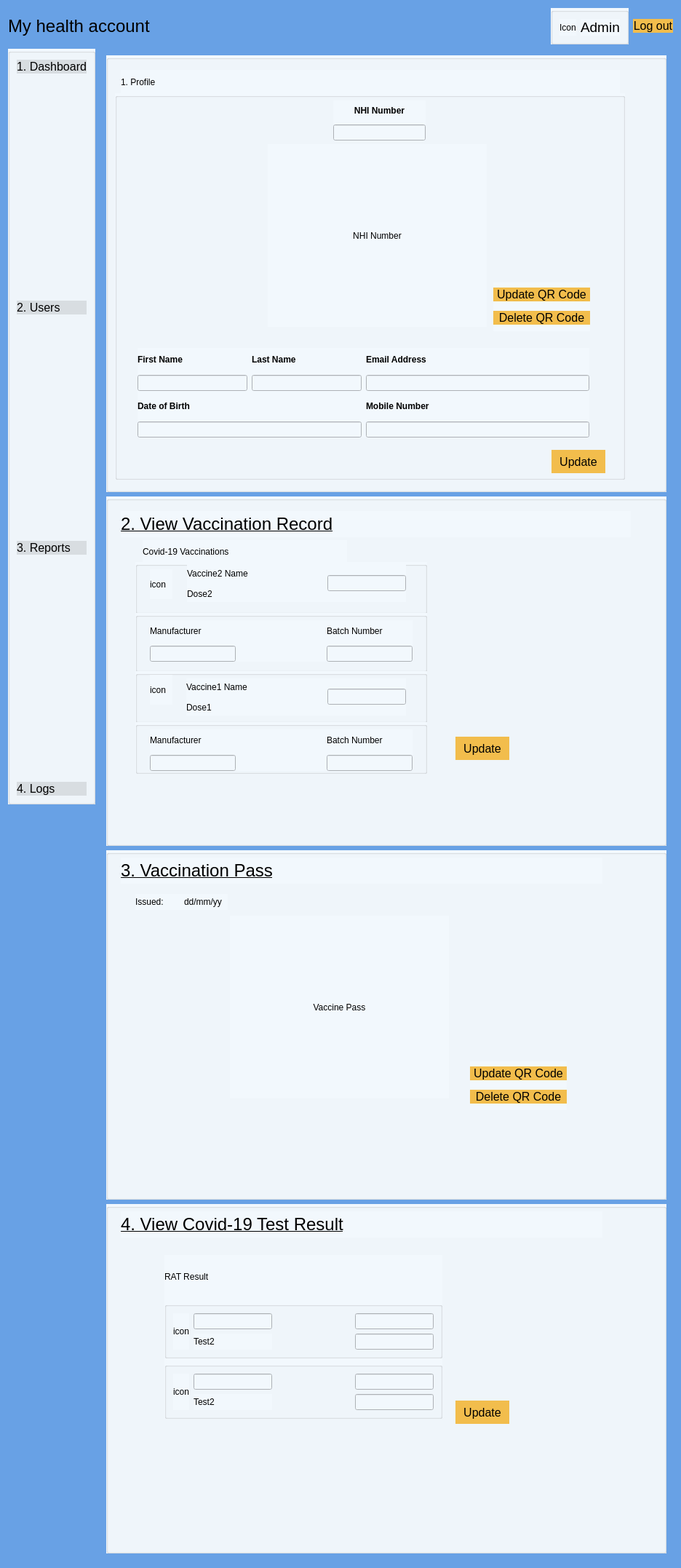
<?xml version="1.0" encoding="UTF-8"?>
<ui version="4.0">
 <class>AdminUserDetail3</class>
 <widget class="QDialog" name="AdminUserDetail3">
  <property name="geometry">
   <rect>
    <x>0</x>
    <y>0</y>
    <width>936</width>
    <height>2154</height>
   </rect>
  </property>
  <property name="windowTitle">
   <string>Dialog</string>
  </property>
  <property name="styleSheet">
   <string notr="true">background-color: rgb(104, 161, 229);</string>
  </property>
  <layout class="QGridLayout" name="gridLayout">
   <item row="0" column="0" colspan="2">
    <widget class="QPushButton" name="pushButtonMyHealthAccount">
     <property name="styleSheet">
      <string notr="true">QPushButton {
	background-color: rgb(104, 161, 229); 
	border: none; 
	color: rgb(0, 0, 0); 
	font: 24px;
	text-align: left;
} 

</string>
     </property>
     <property name="text">
      <string>My health account </string>
     </property>
    </widget>
   </item>
   <item row="0" column="2">
    <spacer name="horizontalSpacer">
     <property name="orientation">
      <enum>Qt::Horizontal</enum>
     </property>
     <property name="sizeHint" stdset="0">
      <size>
       <width>508</width>
       <height>20</height>
      </size>
     </property>
    </spacer>
   </item>
   <item row="0" column="3">
    <widget class="QGroupBox" name="groupBox_6">
     <property name="styleSheet">
      <string notr="true">background-color: rgb(242, 248, 253)</string>
     </property>
     <property name="title">
      <string/>
     </property>
     <layout class="QHBoxLayout" name="horizontalLayout_2">
      <item>
       <layout class="QHBoxLayout" name="horizontalLayout">
        <item>
         <widget class="QLabel" name="labelIconUser">
          <property name="styleSheet">
           <string notr="true">background-color: rgb(242, 248, 253)</string>
          </property>
          <property name="text">
           <string>Icon</string>
          </property>
         </widget>
        </item>
        <item>
         <widget class="QLabel" name="label_17">
          <property name="font">
           <font>
            <family>.AppleSystemUIFont</family>
            <pointsize>14</pointsize>
            <italic>false</italic>
            <bold>false</bold>
           </font>
          </property>
          <property name="styleSheet">
           <string notr="true">font: 14pt &quot;.AppleSystemUIFont&quot;;
background-color: rgb(242, 248, 253)</string>
          </property>
          <property name="text">
           <string>Admin</string>
          </property>
         </widget>
        </item>
       </layout>
      </item>
     </layout>
    </widget>
   </item>
   <item row="0" column="4">
    <widget class="QPushButton" name="pushButtonLogout">
     <property name="styleSheet">
      <string notr="true">QPushButton {

    background-color: rgb(242, 189, 76); 

    border: none; 

    color: rgb(0, 0, 0); 

    font: 16px;

} 

QPushButton:hover { 

    background-color: rgb(245, 149, 66); 

    border: none; 

    color: rgb(0, 43, 255); 

}</string>
     </property>
     <property name="text">
      <string>Log out</string>
     </property>
    </widget>
   </item>
   <item row="1" column="0">
    <layout class="QVBoxLayout" name="verticalLayout_2">
     <item>
      <widget class="QGroupBox" name="groupBox_2">
       <property name="styleSheet">
        <string notr="true">background-color: rgb(242, 248, 253)</string>
       </property>
       <property name="title">
        <string/>
       </property>
       <layout class="QVBoxLayout" name="verticalLayout">
        <item>
         <widget class="QPushButton" name="pushButtonDashboard">
          <property name="styleSheet">
           <string notr="true">QPushButton {
	background-color: rgb(0, 0, 0,0.1); 
	border: none; 
	color: rgb(0, 0, 0); 
	font: 16px;
	text-align: left;
} 

QPushButton:hover { 
	background-color: rgb(0, 0, 0, 0.1); 
	border: none; 
	color: rgb(0, 43, 255); 
}
</string>
          </property>
          <property name="text">
           <string>1. Dashboard</string>
          </property>
         </widget>
        </item>
        <item>
         <spacer name="verticalSpacer_4">
          <property name="orientation">
           <enum>Qt::Vertical</enum>
          </property>
          <property name="sizeHint" stdset="0">
           <size>
            <width>20</width>
            <height>13</height>
           </size>
          </property>
         </spacer>
        </item>
        <item>
         <widget class="QPushButton" name="pushButtonUsers">
          <property name="styleSheet">
           <string notr="true">QPushButton {
	background-color: rgb(0, 0, 0,0.1); 
	border: none; 
	color: rgb(0, 0, 0); 
	font: 16px;
	text-align: left;
} 

QPushButton:hover { 
	background-color: rgb(0, 0, 0, 0.1); 
	border: none; 
	color: rgb(0, 43, 255); 
}
</string>
          </property>
          <property name="text">
           <string>2. Users</string>
          </property>
         </widget>
        </item>
        <item>
         <spacer name="verticalSpacer_5">
          <property name="orientation">
           <enum>Qt::Vertical</enum>
          </property>
          <property name="sizeHint" stdset="0">
           <size>
            <width>20</width>
            <height>13</height>
           </size>
          </property>
         </spacer>
        </item>
        <item>
         <widget class="QPushButton" name="pushButtonReports">
          <property name="styleSheet">
           <string notr="true">QPushButton {
	background-color: rgb(0, 0, 0,0.1); 
	border: none; 
	color: rgb(0, 0, 0); 
	font: 16px;
	text-align: left;
} 

QPushButton:hover { 
	background-color: rgb(0, 0, 0, 0.1); 
	border: none; 
	color: rgb(0, 43, 255); 
}
</string>
          </property>
          <property name="text">
           <string>3. Reports</string>
          </property>
         </widget>
        </item>
        <item>
         <spacer name="verticalSpacer_6">
          <property name="orientation">
           <enum>Qt::Vertical</enum>
          </property>
          <property name="sizeHint" stdset="0">
           <size>
            <width>20</width>
            <height>13</height>
           </size>
          </property>
         </spacer>
        </item>
        <item>
         <widget class="QPushButton" name="pushButtonLogs">
          <property name="styleSheet">
           <string notr="true">QPushButton {
	background-color: rgb(0, 0, 0,0.1); 
	border: none; 
	color: rgb(0, 0, 0); 
	font: 16px;
	text-align: left;
} 

QPushButton:hover { 
	background-color: rgb(0, 0, 0, 0.1); 
	border: none; 
	color: rgb(0, 43, 255); 
}
</string>
          </property>
          <property name="text">
           <string>4. Logs</string>
          </property>
         </widget>
        </item>
       </layout>
      </widget>
     </item>
     <item>
      <spacer name="verticalSpacer">
       <property name="orientation">
        <enum>Qt::Vertical</enum>
       </property>
       <property name="sizeHint" stdset="0">
        <size>
         <width>20</width>
         <height>138</height>
        </size>
       </property>
      </spacer>
     </item>
    </layout>
   </item>
   <item row="1" column="1" colspan="4">
    <widget class="QScrollArea" name="scrollArea">
     <property name="frameShape">
      <enum>QFrame::NoFrame</enum>
     </property>
     <property name="widgetResizable">
      <bool>true</bool>
     </property>
     <widget class="QWidget" name="scrollAreaWidgetContents">
      <property name="geometry">
       <rect>
        <x>0</x>
        <y>0</y>
        <width>789</width>
        <height>2073</height>
       </rect>
      </property>
      <layout class="QGridLayout" name="gridLayout_2">
       <item row="2" column="0">
        <widget class="QGroupBox" name="groupBox_3">
         <property name="minimumSize">
          <size>
           <width>500</width>
           <height>400</height>
          </size>
         </property>
         <property name="styleSheet">
          <string notr="true">background-color: rgb(242, 248, 253)</string>
         </property>
         <property name="title">
          <string/>
         </property>
         <widget class="QWidget" name="layoutWidget_4">
          <property name="geometry">
           <rect>
            <x>20</x>
            <y>10</y>
            <width>662</width>
            <height>36</height>
           </rect>
          </property>
          <layout class="QHBoxLayout" name="horizontalLayout_7">
           <item>
            <widget class="QLabel" name="label_13">
             <property name="font">
              <font>
               <family>.AppleSystemUIFont</family>
               <pointsize>18</pointsize>
               <italic>false</italic>
               <bold>false</bold>
               <underline>true</underline>
              </font>
             </property>
             <property name="styleSheet">
              <string notr="true">font: 18pt &quot;.AppleSystemUIFont&quot;;
background-color: rgb(242, 248, 253)</string>
             </property>
             <property name="text">
              <string>3. Vaccination Pass</string>
             </property>
            </widget>
           </item>
           <item>
            <spacer name="horizontalSpacer_4">
             <property name="orientation">
              <enum>Qt::Horizontal</enum>
             </property>
             <property name="sizeHint" stdset="0">
              <size>
               <width>348</width>
               <height>20</height>
              </size>
             </property>
            </spacer>
           </item>
          </layout>
         </widget>
         <widget class="QLabel" name="labelVaccinePass">
          <property name="geometry">
           <rect>
            <x>170</x>
            <y>90</y>
            <width>301</width>
            <height>251</height>
           </rect>
          </property>
          <property name="autoFillBackground">
           <bool>false</bool>
          </property>
          <property name="styleSheet">
           <string notr="true">background-color: rgb(242, 248, 253)</string>
          </property>
          <property name="text">
           <string>Vaccine Pass</string>
          </property>
          <property name="alignment">
           <set>Qt::AlignCenter</set>
          </property>
         </widget>
         <widget class="QWidget" name="layoutWidget">
          <property name="geometry">
           <rect>
            <x>40</x>
            <y>60</y>
            <width>127</width>
            <height>22</height>
           </rect>
          </property>
          <layout class="QHBoxLayout" name="horizontalLayout_4">
           <item>
            <widget class="QLabel" name="label">
             <property name="styleSheet">
              <string notr="true">background-color: rgb(242, 248, 253)</string>
             </property>
             <property name="text">
              <string>Issued: </string>
             </property>
            </widget>
           </item>
           <item>
            <widget class="QLabel" name="label_7">
             <property name="styleSheet">
              <string notr="true">background-color: rgb(242, 248, 253)</string>
             </property>
             <property name="text">
              <string>dd/mm/yy</string>
             </property>
            </widget>
           </item>
          </layout>
         </widget>
         <widget class="QWidget" name="layoutWidget">
          <property name="geometry">
           <rect>
            <x>500</x>
            <y>290</y>
            <width>133</width>
            <height>67</height>
           </rect>
          </property>
          <layout class="QVBoxLayout" name="verticalLayout_23">
           <item>
            <widget class="QPushButton" name="pushButtonUpdateQRVaccinePass">
             <property name="styleSheet">
              <string notr="true">QPushButton {

    background-color: rgb(242, 189, 76); 

    border: none; 

    color: rgb(0, 0, 0); 

    font: 16px;

} 

QPushButton:hover { 

    background-color: rgb(245, 149, 66); 

    border: none; 

    color: rgb(0, 43, 255); 

}</string>
             </property>
             <property name="text">
              <string>Update QR Code</string>
             </property>
            </widget>
           </item>
           <item>
            <widget class="QPushButton" name="pushButtonDeleteQRVaccinePass">
             <property name="styleSheet">
              <string notr="true">QPushButton {

    background-color: rgb(242, 189, 76); 

    border: none; 

    color: rgb(0, 0, 0); 

    font: 16px;

} 

QPushButton:hover { 

    background-color: rgb(245, 149, 66); 

    border: none; 

    color: rgb(0, 43, 255); 

}</string>
             </property>
             <property name="text">
              <string>Delete QR Code</string>
             </property>
            </widget>
           </item>
          </layout>
         </widget>
        </widget>
       </item>
       <item row="0" column="0">
        <widget class="QGroupBox" name="groupBox">
         <property name="minimumSize">
          <size>
           <width>500</width>
           <height>600</height>
          </size>
         </property>
         <property name="styleSheet">
          <string notr="true">background-color: rgb(242, 248, 253)</string>
         </property>
         <property name="title">
          <string/>
         </property>
         <widget class="QGroupBox" name="groupBox_4">
          <property name="geometry">
           <rect>
            <x>12</x>
            <y>52</y>
            <width>701</width>
            <height>531</height>
           </rect>
          </property>
          <property name="styleSheet">
           <string notr="true">background-color: rgb(242, 248, 253)</string>
          </property>
          <property name="title">
           <string/>
          </property>
          <widget class="QLabel" name="labelQRCode">
           <property name="geometry">
            <rect>
             <x>210</x>
             <y>70</y>
             <width>301</width>
             <height>251</height>
            </rect>
           </property>
           <property name="autoFillBackground">
            <bool>false</bool>
           </property>
           <property name="styleSheet">
            <string notr="true">background-color: rgb(242, 248, 253)</string>
           </property>
           <property name="text">
            <string>NHI Number</string>
           </property>
           <property name="alignment">
            <set>Qt::AlignCenter</set>
           </property>
          </widget>
          <widget class="QPushButton" name="pushButtonUpdate">
           <property name="geometry">
            <rect>
             <x>600</x>
             <y>490</y>
             <width>74</width>
             <height>32</height>
            </rect>
           </property>
           <property name="styleSheet">
            <string notr="true">QPushButton {

    background-color: rgb(242, 189, 76); 

    border: none; 

    color: rgb(0, 0, 0); 

    font: 16px;

} 

QPushButton:hover { 

    background-color: rgb(245, 149, 66); 

    border: none; 

    color: rgb(0, 43, 255); 

}</string>
           </property>
           <property name="text">
            <string>Update</string>
           </property>
          </widget>
          <widget class="QWidget" name="layoutWidget">
           <property name="geometry">
            <rect>
             <x>300</x>
             <y>10</y>
             <width>127</width>
             <height>55</height>
            </rect>
           </property>
           <layout class="QVBoxLayout" name="verticalLayout_7">
            <item>
             <widget class="QLabel" name="labelNHINumberTitle">
              <property name="font">
               <font>
                <bold>true</bold>
               </font>
              </property>
              <property name="styleSheet">
               <string notr="true">background-color: rgb(242, 248, 253)</string>
              </property>
              <property name="text">
               <string>NHI Number</string>
              </property>
              <property name="alignment">
               <set>Qt::AlignCenter</set>
              </property>
             </widget>
            </item>
            <item>
             <widget class="QLineEdit" name="lineEditNHINumber">
              <property name="styleSheet">
               <string notr="true">background-color: rgb(242, 248, 253)</string>
              </property>
             </widget>
            </item>
           </layout>
          </widget>
          <widget class="QLabel" name="label_10">
           <property name="geometry">
            <rect>
             <x>201</x>
             <y>721</y>
             <width>37</width>
             <height>16</height>
            </rect>
           </property>
           <property name="font">
            <font>
             <bold>true</bold>
            </font>
           </property>
           <property name="text">
            <string>Name</string>
           </property>
          </widget>
          <widget class="QWidget" name="layoutWidget">
           <property name="geometry">
            <rect>
             <x>31</x>
             <y>350</y>
             <width>621</width>
             <height>123</height>
            </rect>
           </property>
           <layout class="QHBoxLayout" name="horizontalLayout_13">
            <item>
             <layout class="QVBoxLayout" name="verticalLayout_14">
              <item>
               <layout class="QHBoxLayout" name="horizontalLayout_5">
                <item>
                 <layout class="QVBoxLayout" name="verticalLayout_13">
                  <item>
                   <widget class="QLabel" name="label_2">
                    <property name="font">
                     <font>
                      <bold>true</bold>
                     </font>
                    </property>
                    <property name="styleSheet">
                     <string notr="true">background-color: rgb(242, 248, 253)</string>
                    </property>
                    <property name="text">
                     <string>First Name</string>
                    </property>
                   </widget>
                  </item>
                  <item>
                   <widget class="QLineEdit" name="lineEditFirstName">
                    <property name="styleSheet">
                     <string notr="true">background-color: rgb(242, 248, 253)</string>
                    </property>
                   </widget>
                  </item>
                 </layout>
                </item>
                <item>
                 <layout class="QVBoxLayout" name="verticalLayout_3">
                  <item>
                   <widget class="QLabel" name="label_18">
                    <property name="font">
                     <font>
                      <bold>true</bold>
                     </font>
                    </property>
                    <property name="styleSheet">
                     <string notr="true">background-color: rgb(242, 248, 253)</string>
                    </property>
                    <property name="text">
                     <string>Last Name</string>
                    </property>
                   </widget>
                  </item>
                  <item>
                   <widget class="QLineEdit" name="lineEditLastName">
                    <property name="styleSheet">
                     <string notr="true">background-color: rgb(242, 248, 253)</string>
                    </property>
                   </widget>
                  </item>
                 </layout>
                </item>
               </layout>
              </item>
              <item>
               <layout class="QVBoxLayout" name="verticalLayout_4">
                <item>
                 <widget class="QLabel" name="label_4">
                  <property name="font">
                   <font>
                    <bold>true</bold>
                   </font>
                  </property>
                  <property name="styleSheet">
                   <string notr="true">background-color: rgb(242, 248, 253)</string>
                  </property>
                  <property name="text">
                   <string>Date of Birth</string>
                  </property>
                 </widget>
                </item>
                <item>
                 <widget class="QLineEdit" name="lineEditBirthday">
                  <property name="styleSheet">
                   <string notr="true">background-color: rgb(242, 248, 253)</string>
                  </property>
                 </widget>
                </item>
               </layout>
              </item>
             </layout>
            </item>
            <item>
             <layout class="QVBoxLayout" name="verticalLayout_21">
              <item>
               <layout class="QVBoxLayout" name="verticalLayout_5">
                <item>
                 <widget class="QLabel" name="label_3">
                  <property name="font">
                   <font>
                    <bold>true</bold>
                   </font>
                  </property>
                  <property name="styleSheet">
                   <string notr="true">background-color: rgb(242, 248, 253)</string>
                  </property>
                  <property name="text">
                   <string>Email Address</string>
                  </property>
                 </widget>
                </item>
                <item>
                 <widget class="QLineEdit" name="lineEditEmail">
                  <property name="styleSheet">
                   <string notr="true">background-color: rgb(242, 248, 253)</string>
                  </property>
                 </widget>
                </item>
               </layout>
              </item>
              <item>
               <layout class="QVBoxLayout" name="verticalLayout_6">
                <item>
                 <widget class="QLabel" name="label_5">
                  <property name="font">
                   <font>
                    <bold>true</bold>
                   </font>
                  </property>
                  <property name="styleSheet">
                   <string notr="true">background-color: rgb(242, 248, 253)</string>
                  </property>
                  <property name="text">
                   <string>Mobile Number</string>
                  </property>
                 </widget>
                </item>
                <item>
                 <widget class="QLineEdit" name="lineEditPhone">
                  <property name="styleSheet">
                   <string notr="true">background-color: rgb(242, 248, 253)</string>
                  </property>
                 </widget>
                </item>
               </layout>
              </item>
             </layout>
            </item>
           </layout>
          </widget>
          <widget class="QWidget" name="layoutWidget">
           <property name="geometry">
            <rect>
             <x>520</x>
             <y>260</y>
             <width>133</width>
             <height>67</height>
            </rect>
           </property>
           <layout class="QVBoxLayout" name="verticalLayout_22">
            <item>
             <widget class="QPushButton" name="pushButtonUpdateQRNHI">
              <property name="styleSheet">
               <string notr="true">QPushButton {

    background-color: rgb(242, 189, 76); 

    border: none; 

    color: rgb(0, 0, 0); 

    font: 16px;

} 

QPushButton:hover { 

    background-color: rgb(245, 149, 66); 

    border: none; 

    color: rgb(0, 43, 255); 

}</string>
              </property>
              <property name="text">
               <string>Update QR Code</string>
              </property>
             </widget>
            </item>
            <item>
             <widget class="QPushButton" name="pushButtonDeletepushButtonQRNHI">
              <property name="styleSheet">
               <string notr="true">QPushButton {

    background-color: rgb(242, 189, 76); 

    border: none; 

    color: rgb(0, 0, 0); 

    font: 16px;

} 

QPushButton:hover { 

    background-color: rgb(245, 149, 66); 

    border: none; 

    color: rgb(0, 43, 255); 

}</string>
              </property>
              <property name="text">
               <string>Delete QR Code</string>
              </property>
             </widget>
            </item>
           </layout>
          </widget>
         </widget>
         <widget class="QWidget" name="layoutWidget_3">
          <property name="geometry">
           <rect>
            <x>20</x>
            <y>20</y>
            <width>686</width>
            <height>33</height>
           </rect>
          </property>
          <layout class="QHBoxLayout" name="horizontalLayout_6">
           <item>
            <widget class="QLabel" name="labelDashboard_2">
             <property name="styleSheet">
              <string notr="true">font: 16pt &quot;.AppleSystemUIFont&quot;;
background-color: rgb(242, 248, 253)</string>
             </property>
             <property name="text">
              <string>1. Profile</string>
             </property>
            </widget>
           </item>
           <item>
            <spacer name="horizontalSpacer_2">
             <property name="orientation">
              <enum>Qt::Horizontal</enum>
             </property>
             <property name="sizeHint" stdset="0">
              <size>
               <width>618</width>
               <height>20</height>
              </size>
             </property>
            </spacer>
           </item>
          </layout>
         </widget>
        </widget>
       </item>
       <item row="3" column="0">
        <widget class="QGroupBox" name="groupBox_7">
         <property name="minimumSize">
          <size>
           <width>500</width>
           <height>350</height>
          </size>
         </property>
         <property name="styleSheet">
          <string notr="true">background-color: rgb(242, 248, 253)</string>
         </property>
         <property name="title">
          <string/>
         </property>
         <widget class="QWidget" name="layoutWidget_5">
          <property name="geometry">
           <rect>
            <x>20</x>
            <y>10</y>
            <width>662</width>
            <height>36</height>
           </rect>
          </property>
          <layout class="QHBoxLayout" name="horizontalLayout_8">
           <item>
            <widget class="QLabel" name="label_15">
             <property name="font">
              <font>
               <family>.AppleSystemUIFont</family>
               <pointsize>18</pointsize>
               <italic>false</italic>
               <bold>false</bold>
               <underline>true</underline>
              </font>
             </property>
             <property name="styleSheet">
              <string notr="true">font: 18pt &quot;.AppleSystemUIFont&quot;;
background-color: rgb(242, 248, 253)</string>
             </property>
             <property name="text">
              <string>4. View Covid-19 Test Result</string>
             </property>
            </widget>
           </item>
           <item>
            <spacer name="horizontalSpacer_5">
             <property name="orientation">
              <enum>Qt::Horizontal</enum>
             </property>
             <property name="sizeHint" stdset="0">
              <size>
               <width>348</width>
               <height>20</height>
              </size>
             </property>
            </spacer>
           </item>
          </layout>
         </widget>
         <widget class="QWidget" name="layoutWidget">
          <property name="geometry">
           <rect>
            <x>80</x>
            <y>70</y>
            <width>382</width>
            <height>225</height>
           </rect>
          </property>
          <layout class="QVBoxLayout" name="verticalLayout_11">
           <item>
            <widget class="QLabel" name="label_12">
             <property name="styleSheet">
              <string notr="true">font: 16pt &quot;.AppleSystemUIFont&quot;;
background-color: rgb(242, 248, 253)</string>
             </property>
             <property name="text">
              <string>RAT Result</string>
             </property>
            </widget>
           </item>
           <item>
            <widget class="QGroupBox" name="groupBox_9">
             <property name="styleSheet">
              <string notr="true">background-color: rgb(242, 248, 253)</string>
             </property>
             <property name="title">
              <string/>
             </property>
             <layout class="QGridLayout" name="gridLayout_4">
              <item row="0" column="0">
               <widget class="QLabel" name="labelRATKitImage1">
                <property name="styleSheet">
                 <string notr="true">background-color: rgb(242, 248, 253)</string>
                </property>
                <property name="text">
                 <string>icon</string>
                </property>
               </widget>
              </item>
              <item row="0" column="1">
               <layout class="QHBoxLayout" name="horizontalLayout_16">
                <item>
                 <layout class="QVBoxLayout" name="verticalLayout_17">
                  <item>
                   <widget class="QLineEdit" name="lineEditRAT2Name"/>
                  </item>
                  <item>
                   <widget class="QLabel" name="label_9">
                    <property name="styleSheet">
                     <string notr="true">background-color: rgb(242, 248, 253)</string>
                    </property>
                    <property name="text">
                     <string>Test2</string>
                    </property>
                   </widget>
                  </item>
                 </layout>
                </item>
                <item>
                 <spacer name="horizontalSpacer_12">
                  <property name="orientation">
                   <enum>Qt::Horizontal</enum>
                  </property>
                  <property name="sizeHint" stdset="0">
                   <size>
                    <width>40</width>
                    <height>20</height>
                   </size>
                  </property>
                 </spacer>
                </item>
                <item>
                 <layout class="QVBoxLayout" name="verticalLayout_18">
                  <item>
                   <widget class="QLineEdit" name="lineEditRAT2Date"/>
                  </item>
                  <item>
                   <widget class="QLineEdit" name="lineEditRAT2Result"/>
                  </item>
                 </layout>
                </item>
               </layout>
              </item>
             </layout>
            </widget>
           </item>
           <item>
            <widget class="QGroupBox" name="groupBox_12">
             <property name="styleSheet">
              <string notr="true">background-color: rgb(242, 248, 253)</string>
             </property>
             <property name="title">
              <string/>
             </property>
             <layout class="QGridLayout" name="gridLayout_5">
              <item row="0" column="0">
               <widget class="QLabel" name="labelRATKitImage2">
                <property name="styleSheet">
                 <string notr="true">background-color: rgb(242, 248, 253)</string>
                </property>
                <property name="text">
                 <string>icon</string>
                </property>
               </widget>
              </item>
              <item row="0" column="1">
               <layout class="QHBoxLayout" name="horizontalLayout_17">
                <item>
                 <layout class="QVBoxLayout" name="verticalLayout_19">
                  <item>
                   <widget class="QLineEdit" name="lineEditRAT1Name"/>
                  </item>
                  <item>
                   <widget class="QLabel" name="label_16">
                    <property name="text">
                     <string>Test2</string>
                    </property>
                   </widget>
                  </item>
                 </layout>
                </item>
                <item>
                 <spacer name="horizontalSpacer_13">
                  <property name="orientation">
                   <enum>Qt::Horizontal</enum>
                  </property>
                  <property name="sizeHint" stdset="0">
                   <size>
                    <width>40</width>
                    <height>20</height>
                   </size>
                  </property>
                 </spacer>
                </item>
                <item>
                 <layout class="QVBoxLayout" name="verticalLayout_20">
                  <item>
                   <widget class="QLineEdit" name="lineEditRAT1Date"/>
                  </item>
                  <item>
                   <widget class="QLineEdit" name="lineEditRAT1Result"/>
                  </item>
                 </layout>
                </item>
               </layout>
              </item>
             </layout>
            </widget>
           </item>
          </layout>
         </widget>
         <widget class="QPushButton" name="pushButtonUpdate3">
          <property name="geometry">
           <rect>
            <x>480</x>
            <y>270</y>
            <width>74</width>
            <height>32</height>
           </rect>
          </property>
          <property name="styleSheet">
           <string notr="true">QPushButton {

    background-color: rgb(242, 189, 76); 

    border: none; 

    color: rgb(0, 0, 0); 

    font: 16px;

} 

QPushButton:hover { 

    background-color: rgb(245, 149, 66); 

    border: none; 

    color: rgb(0, 43, 255); 

}</string>
          </property>
          <property name="text">
           <string>Update</string>
          </property>
         </widget>
        </widget>
       </item>
       <item row="1" column="0">
        <widget class="QGroupBox" name="groupBox_5">
         <property name="minimumSize">
          <size>
           <width>500</width>
           <height>400</height>
          </size>
         </property>
         <property name="styleSheet">
          <string notr="true">background-color: rgb(242, 248, 253)</string>
         </property>
         <property name="title">
          <string/>
         </property>
         <widget class="QWidget" name="layoutWidget_6">
          <property name="geometry">
           <rect>
            <x>20</x>
            <y>20</y>
            <width>701</width>
            <height>36</height>
           </rect>
          </property>
          <layout class="QHBoxLayout" name="horizontalLayout_9">
           <item>
            <widget class="QLabel" name="label_8">
             <property name="font">
              <font>
               <family>.AppleSystemUIFont</family>
               <pointsize>18</pointsize>
               <italic>false</italic>
               <bold>false</bold>
               <underline>true</underline>
              </font>
             </property>
             <property name="styleSheet">
              <string notr="true">font: 18pt &quot;.AppleSystemUIFont&quot;;
background-color: rgb(242, 248, 253)</string>
             </property>
             <property name="text">
              <string>2. View Vaccination Record</string>
             </property>
            </widget>
           </item>
           <item>
            <spacer name="horizontalSpacer_3">
             <property name="orientation">
              <enum>Qt::Horizontal</enum>
             </property>
             <property name="sizeHint" stdset="0">
              <size>
               <width>268</width>
               <height>20</height>
              </size>
             </property>
            </spacer>
           </item>
          </layout>
         </widget>
         <widget class="QGroupBox" name="groupBox_10">
          <property name="geometry">
           <rect>
            <x>40</x>
            <y>90</y>
            <width>401</width>
            <height>71</height>
           </rect>
          </property>
          <property name="styleSheet">
           <string notr="true">background-color: rgb(242, 248, 253)</string>
          </property>
          <property name="title">
           <string/>
          </property>
          <widget class="QLabel" name="labelIconVaccine1">
           <property name="geometry">
            <rect>
             <x>20</x>
             <y>10</y>
             <width>31</width>
             <height>41</height>
            </rect>
           </property>
           <property name="styleSheet">
            <string notr="true">background-color: rgb(242, 248, 253)</string>
           </property>
           <property name="text">
            <string>icon</string>
           </property>
          </widget>
          <widget class="QWidget" name="layoutWidget">
           <property name="geometry">
            <rect>
             <x>71</x>
             <y>4</y>
             <width>301</width>
             <height>51</height>
            </rect>
           </property>
           <layout class="QHBoxLayout" name="horizontalLayout_12">
            <item>
             <layout class="QVBoxLayout" name="verticalLayout_8">
              <item>
               <widget class="QLabel" name="labelvaccine2Name">
                <property name="styleSheet">
                 <string notr="true">background-color: rgb(242, 248, 253)</string>
                </property>
                <property name="text">
                 <string>Vaccine2 Name</string>
                </property>
               </widget>
              </item>
              <item>
               <widget class="QLabel" name="label_6">
                <property name="styleSheet">
                 <string notr="true">background-color: rgb(242, 248, 253)</string>
                </property>
                <property name="text">
                 <string>Dose2</string>
                </property>
               </widget>
              </item>
             </layout>
            </item>
            <item>
             <spacer name="horizontalSpacer_7">
              <property name="orientation">
               <enum>Qt::Horizontal</enum>
              </property>
              <property name="sizeHint" stdset="0">
               <size>
                <width>58</width>
                <height>20</height>
               </size>
              </property>
             </spacer>
            </item>
            <item>
             <widget class="QLineEdit" name="lineEditDose2Date"/>
            </item>
           </layout>
          </widget>
         </widget>
         <widget class="QLabel" name="label_11">
          <property name="geometry">
           <rect>
            <x>50</x>
            <y>60</y>
            <width>281</width>
            <height>31</height>
           </rect>
          </property>
          <property name="styleSheet">
           <string notr="true">font: 16pt &quot;.AppleSystemUIFont&quot;;
background-color: rgb(242, 248, 253)</string>
          </property>
          <property name="text">
           <string>Covid-19 Vaccinations</string>
          </property>
         </widget>
         <widget class="QGroupBox" name="groupBox_13">
          <property name="geometry">
           <rect>
            <x>40</x>
            <y>160</y>
            <width>401</width>
            <height>81</height>
           </rect>
          </property>
          <property name="styleSheet">
           <string notr="true">background-color: rgb(242, 248, 253)</string>
          </property>
          <property name="title">
           <string/>
          </property>
          <widget class="QWidget" name="layoutWidget">
           <property name="geometry">
            <rect>
             <x>20</x>
             <y>10</y>
             <width>361</width>
             <height>57</height>
            </rect>
           </property>
           <layout class="QHBoxLayout" name="horizontalLayout_10">
            <item>
             <layout class="QVBoxLayout" name="verticalLayout_9">
              <item>
               <widget class="QLabel" name="label_19">
                <property name="styleSheet">
                 <string notr="true">background-color: rgb(242, 248, 253)</string>
                </property>
                <property name="text">
                 <string>Manufacturer</string>
                </property>
               </widget>
              </item>
              <item>
               <widget class="QLineEdit" name="lineEditDose2Manufacturer">
                <property name="styleSheet">
                 <string notr="true">background-color: rgb(242, 248, 253)</string>
                </property>
               </widget>
              </item>
             </layout>
            </item>
            <item>
             <spacer name="horizontalSpacer_6">
              <property name="orientation">
               <enum>Qt::Horizontal</enum>
              </property>
              <property name="sizeHint" stdset="0">
               <size>
                <width>40</width>
                <height>20</height>
               </size>
              </property>
             </spacer>
            </item>
            <item>
             <layout class="QVBoxLayout" name="verticalLayout_10">
              <item>
               <widget class="QLabel" name="label_20">
                <property name="styleSheet">
                 <string notr="true">background-color: rgb(242, 248, 253)</string>
                </property>
                <property name="text">
                 <string>Batch Number</string>
                </property>
               </widget>
              </item>
              <item>
               <widget class="QLineEdit" name="lineEditDose2BatchNumber">
                <property name="styleSheet">
                 <string notr="true">background-color: rgb(242, 248, 253)</string>
                </property>
               </widget>
              </item>
             </layout>
            </item>
           </layout>
          </widget>
         </widget>
         <widget class="QGroupBox" name="groupBox_11">
          <property name="geometry">
           <rect>
            <x>40</x>
            <y>240</y>
            <width>401</width>
            <height>71</height>
           </rect>
          </property>
          <property name="styleSheet">
           <string notr="true">background-color: rgb(242, 248, 253)</string>
          </property>
          <property name="title">
           <string/>
          </property>
          <widget class="QLabel" name="labelIconVaccine2">
           <property name="geometry">
            <rect>
             <x>20</x>
             <y>5</y>
             <width>31</width>
             <height>41</height>
            </rect>
           </property>
           <property name="styleSheet">
            <string notr="true">background-color: rgb(242, 248, 253)</string>
           </property>
           <property name="text">
            <string>icon</string>
           </property>
          </widget>
          <widget class="QWidget" name="layoutWidget">
           <property name="geometry">
            <rect>
             <x>70</x>
             <y>10</y>
             <width>302</width>
             <height>51</height>
            </rect>
           </property>
           <layout class="QHBoxLayout" name="horizontalLayout_11">
            <item>
             <layout class="QVBoxLayout" name="verticalLayout_12">
              <item>
               <widget class="QLabel" name="labelvaccine1Name">
                <property name="styleSheet">
                 <string notr="true">background-color: rgb(242, 248, 253)</string>
                </property>
                <property name="text">
                 <string>Vaccine1 Name</string>
                </property>
               </widget>
              </item>
              <item>
               <widget class="QLabel" name="label_14">
                <property name="styleSheet">
                 <string notr="true">background-color: rgb(242, 248, 253)</string>
                </property>
                <property name="text">
                 <string>Dose1</string>
                </property>
               </widget>
              </item>
             </layout>
            </item>
            <item>
             <spacer name="horizontalSpacer_10">
              <property name="orientation">
               <enum>Qt::Horizontal</enum>
              </property>
              <property name="sizeHint" stdset="0">
               <size>
                <width>68</width>
                <height>17</height>
               </size>
              </property>
             </spacer>
            </item>
            <item>
             <widget class="QLineEdit" name="lineEditDose1Date">
              <property name="styleSheet">
               <string notr="true">background-color: rgb(242, 248, 253)</string>
              </property>
             </widget>
            </item>
           </layout>
          </widget>
         </widget>
         <widget class="QGroupBox" name="groupBox_14">
          <property name="geometry">
           <rect>
            <x>40</x>
            <y>310</y>
            <width>401</width>
            <height>71</height>
           </rect>
          </property>
          <property name="styleSheet">
           <string notr="true">background-color: rgb(242, 248, 253)</string>
          </property>
          <property name="title">
           <string/>
          </property>
          <widget class="QWidget" name="layoutWidget_10">
           <property name="geometry">
            <rect>
             <x>20</x>
             <y>10</y>
             <width>361</width>
             <height>57</height>
            </rect>
           </property>
           <layout class="QHBoxLayout" name="horizontalLayout_15">
            <item>
             <layout class="QVBoxLayout" name="verticalLayout_15">
              <item>
               <widget class="QLabel" name="label_23">
                <property name="styleSheet">
                 <string notr="true">background-color: rgb(242, 248, 253)</string>
                </property>
                <property name="text">
                 <string>Manufacturer</string>
                </property>
               </widget>
              </item>
              <item>
               <widget class="QLineEdit" name="lineEditDose1Manufacturer">
                <property name="styleSheet">
                 <string notr="true">background-color: rgb(242, 248, 253)</string>
                </property>
               </widget>
              </item>
             </layout>
            </item>
            <item>
             <spacer name="horizontalSpacer_11">
              <property name="orientation">
               <enum>Qt::Horizontal</enum>
              </property>
              <property name="sizeHint" stdset="0">
               <size>
                <width>40</width>
                <height>20</height>
               </size>
              </property>
             </spacer>
            </item>
            <item>
             <layout class="QVBoxLayout" name="verticalLayout_16">
              <item>
               <widget class="QLabel" name="label_24">
                <property name="styleSheet">
                 <string notr="true">background-color: rgb(242, 248, 253)</string>
                </property>
                <property name="text">
                 <string>Batch Number</string>
                </property>
               </widget>
              </item>
              <item>
               <widget class="QLineEdit" name="lineEditDose1BatchNumber">
                <property name="styleSheet">
                 <string notr="true">background-color: rgb(242, 248, 253)</string>
                </property>
               </widget>
              </item>
             </layout>
            </item>
           </layout>
          </widget>
         </widget>
         <widget class="QPushButton" name="pushButtonUpdate2">
          <property name="geometry">
           <rect>
            <x>480</x>
            <y>330</y>
            <width>74</width>
            <height>32</height>
           </rect>
          </property>
          <property name="styleSheet">
           <string notr="true">QPushButton {

    background-color: rgb(242, 189, 76); 

    border: none; 

    color: rgb(0, 0, 0); 

    font: 16px;

} 

QPushButton:hover { 

    background-color: rgb(245, 149, 66); 

    border: none; 

    color: rgb(0, 43, 255); 

}</string>
          </property>
          <property name="text">
           <string>Update</string>
          </property>
         </widget>
        </widget>
       </item>
      </layout>
     </widget>
    </widget>
   </item>
  </layout>
 </widget>
 <resources/>
 <connections/>
</ui>
